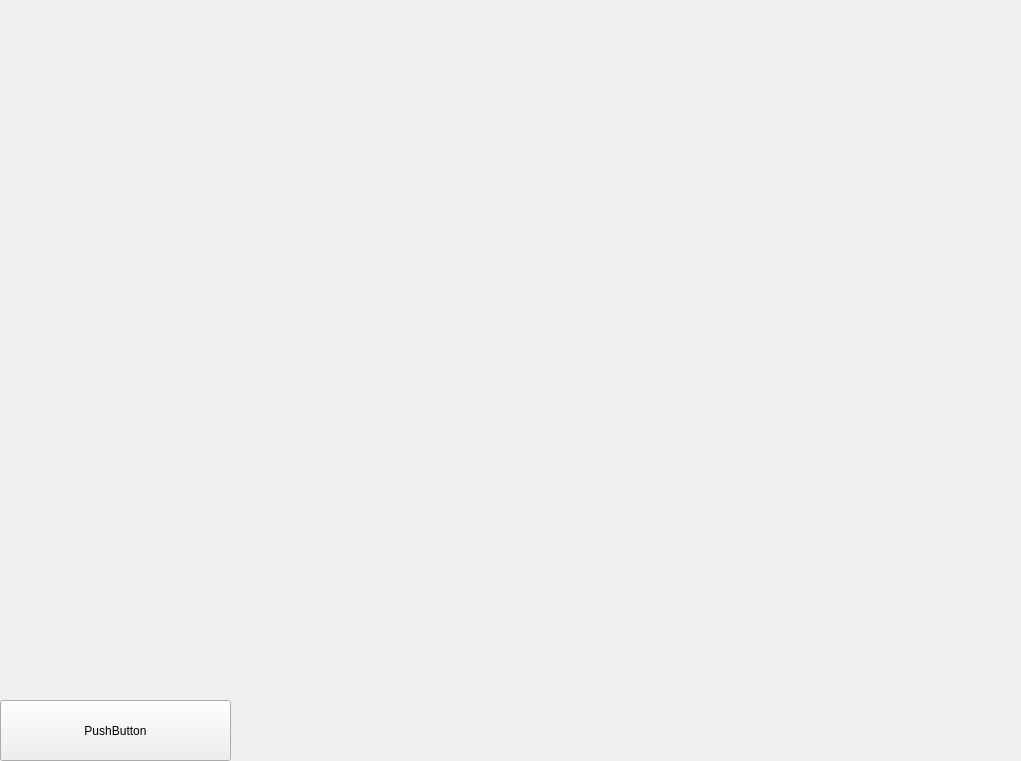
<?xml version="1.0" encoding="UTF-8"?>
<ui version="4.0">
 <class>Form</class>
 <widget class="QWidget" name="Form">
  <property name="geometry">
   <rect>
    <x>0</x>
    <y>0</y>
    <width>1021</width>
    <height>761</height>
   </rect>
  </property>
  <property name="windowTitle">
   <string>Form</string>
  </property>
  <widget class="QPushButton" name="pushButton">
   <property name="geometry">
    <rect>
     <x>0</x>
     <y>700</y>
     <width>231</width>
     <height>61</height>
    </rect>
   </property>
   <property name="text">
    <string>PushButton</string>
   </property>
  </widget>
 </widget>
 <resources/>
 <connections/>
</ui>
